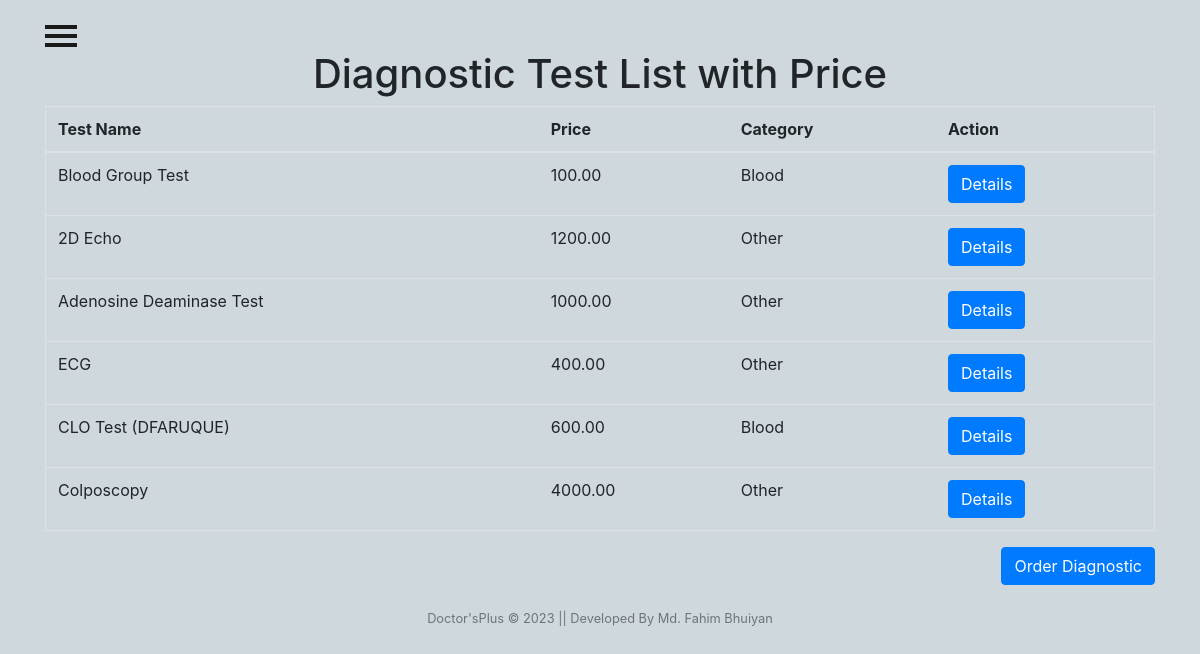
The page /patient/diagnostics/ on the database its author committed.
### adminView/models.py (models this page shows, shortened)
class Diagnostic(models.Model):
    CATEGORY_CHOICES = (
        ('Blood', 'Blood'),
        ('Urine', 'Urine'),
        ('Other', 'Other'),
    )
    test_name = models.CharField(max_length=50)
    price = models.DecimalField(max_digits=8, decimal_places=2)
    category = models.CharField(max_length=50, choices=CATEGORY_CHOICES)
    description = models.TextField(max_length=200)

### patient/views.py (the view)
# urls.py: path('diagnostics/', DiagnosticListView.as_view(), name='diagnostic-list'),
class DiagnosticListView(ListView):
    model = Diagnostic
    template_name = 'diagnostics/patient_list.html'
    context_object_name = 'diagnostics'

### Templates/diagnostics/patient_list.html (shortened to what this page needs)
{% load static %}
<html lang="en">
<head>
  <link rel="stylesheet" href="https://stackpath.bootstrapcdn.com/bootstrap/4.5.2/css/bootstrap.min.css">
</head>
{% include "patient/sidenav_bar.html" %}
<body>
  <div class="container">
    <h1>Diagnostic Test List with Price</h1>
    <table class="table">
      <thead>
        <tr>
          <th>Test Name</th>
          <th>Price</th>
          <th>Category</th>
          <th>Action</th>
        </tr>
      </thead>
      <tbody>
        {% for diagnostic in diagnostics %}
        <tr>
          <td>{{ diagnostic.test_name }}</td>
          <td>{{ diagnostic.price }}</td>
          <td>{{ diagnostic.category }}</td>
          <td>
            <a href="{% url 'detail' diagnostic.pk %}" class="btn btn-primary">Details</a>
          </td>
        </tr>
        {% empty %}
        <tr>
          <td colspan="5">No diagnostics available.</td>
        </tr>
        {% endfor %}
      </tbody>
    </table>
    <div class="text-right mb-3">
      <a href="{% url 'diagnostic-order-create' %}" class="btn btn-primary">Order Diagnostic</a>
  </div>
  </div>
  {% include "Home/footer.html" %}
</body>
</html>

### static/CSS/patientnav.css (style rules this page uses)
body { position: relative; overflow-x: hidden; background-color: #cfd8dc; }
body, html { height: 100%; }

### Templates/diagnostics/patient_list.html (style rules this page uses)
.container { margin-top: 50px; }
h1 { text-align: center; margin-bottom: 30px; }
.table { margin-bottom: 50px; border: 1px solid #dee2e6; }
.table th, .table td { vertical-align: middle; border-top: 1px solid #dee2e6; padding: 12px; }

### rows shown on the page
Diagnostic: test_name "Blood Group Test", price "100.00", category "Blood"
Diagnostic: test_name "2D Echo", price "1200.00", category "Other"
Diagnostic: test_name "Adenosine Deaminase Test", price "1000.00", category "Other"
Diagnostic: test_name "ECG", price "400.00", category "Other"
Diagnostic: test_name "CLO Test (DFARUQUE)", price "600.00", category "Blood"
Diagnostic: test_name "Colposcopy", price "4000.00", category "Other"
